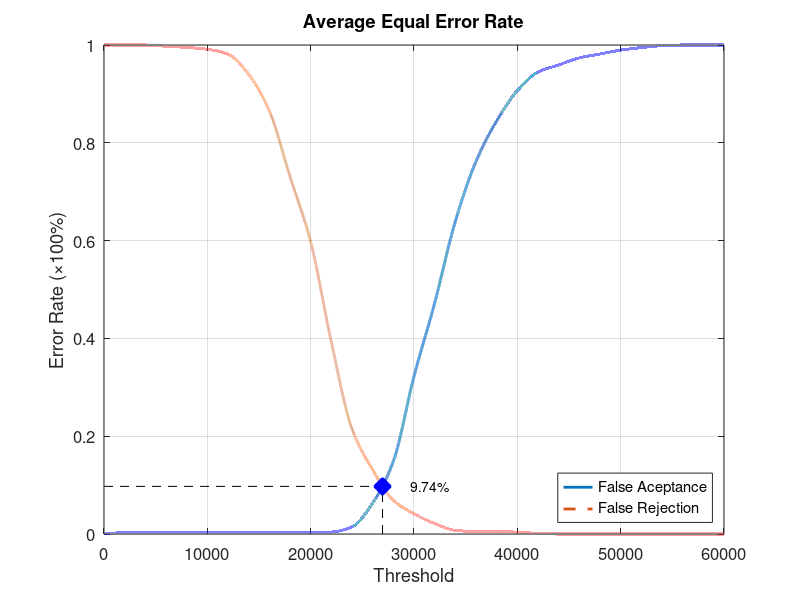
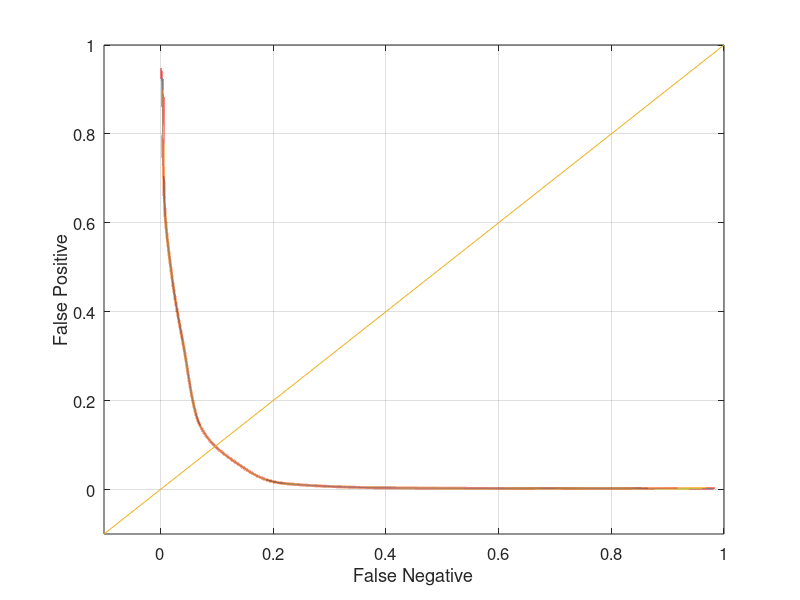

Reproduce these figures in MATLAB, in order.
function yEER = Experiment4Average
close all;
clear;
clc;
x = 0:2000:60000;
xq = 0:0.5:60000;

y0 = [0 0.00263158 0.00263158 0.00263158 0.00263158 0.00263158 0.00263158 0.00263158 0.00263158 0.00263158 0.00263158 0.00394737 0.0144737 0.0631579 0.148684 0.322368 0.472368 0.639474 0.761842 0.844737 0.906579 0.944737 0.959211 0.973684 0.981579 0.989474 0.994737 0.998684 1 1 1];
yy0 = interp1(x, y0, xq, 'pchip');
y1 = [1 1 1 0.9975 0.995 0.99125 0.98125 0.94 0.865 0.73125 0.5975 0.3925 0.215 0.13125 0.06875 0.04125 0.02125 0.0075 0.005 0.005 0.00375 0.00125 0 0 0 0 0 0 0 0 0];
yy1 = interp1(x, y1, xq, 'pchip');

% Calculating EER: 
y2 = abs(y0 - y1);
find(y2 == min(y2))
yy2 = abs(yy0 - yy1);
xEER = find(yy2 == min(yy2));
xEERIndex = xq(xEER) % X-axis EER
yEER = yy0(xEER) % Y-axis EER

main = figure
plot(xq, yy0,'-','LineWidth', 2);	hold on
plot(xq, yy1,'--','LineWidth', 2);	hold on
plot([xEERIndex xEERIndex], [0 yEER], 'k--');	hold on
plot([0 xEERIndex], [yEER yEER], 'k--');	hold on
plot(xEERIndex, yEER, 'bx', 'LineWidth', 10);	hold on
text(xEERIndex + 10 * xEERIndex / 100, yEER, [num2str(round((10000 * yEER)) / 100) '%'])
legend('False Aceptance', 'False Rejection', 'Location', 'SouthEast')
xlabel('Threshold')
ylabel('Error Rate (\times100%)')
title('Average Equal Error Rate')
set(gca, 'FontSize', 12)
axis([0 60000 0 1])
grid on

print(main, 'Experiment4AverageMain', '-dpng');
FNRxFPR = figure('Color', [1 1 1]);
plot(yy1, yy0, '-', yy1, yy0, 'LineWidth', 2);
hold on
y = -0.1:0.1:1
plot(y, y); 
set(gca, 'FontSize', 12)
xlabel('False Negative')
ylabel('False Positive')
axis([-0.1 1 -0.1 1])
set(gca, 'FontSize', 12)
grid on

print(FNRxFPR, 'Experiment4AverageFNRxFPR','-dpng');
end
